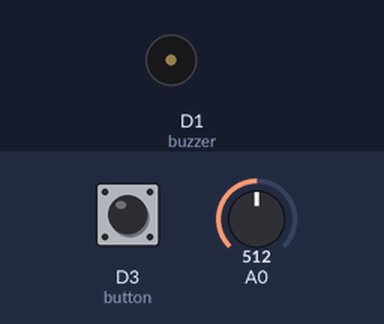
The sketch below on a simulated ESP8266 (NodeMCU). On the bench: buzzer (waves = sounding, pin HIGH). The inputs (shaded band) are chosen by the test bench; at power-on: A0 = 512, D3 (button) HIGH. WiFi joins after 1.5 s; servers stay silent unless stated; network time is answered at once with the bench clock; the local clock reads 2024-03-15 10:24:30 at power-on unless the sketch sets it; what the sketch prints to the serial monitor is not drawn.

Above: at 3.1 s.
3.2 s: A0 set to 0
At 4.0 s:
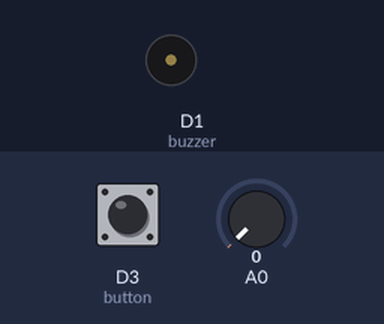
5.6 s: A0 set to 122
At 9.0 s:
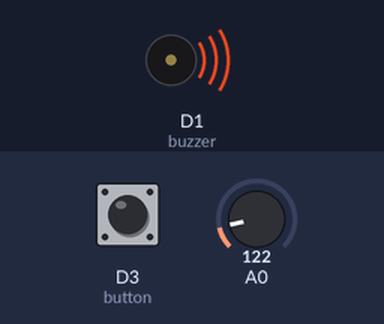
9.6 s: D3 (button) pulled LOW for 0.15 s
At 13.2 s:
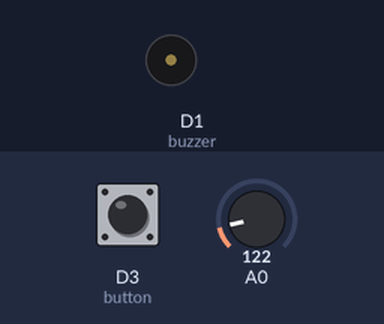
13.6 s: D3 (button) pulled LOW for 1 s
At 17.3 s:
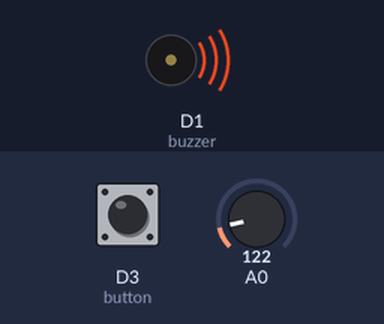
17.6 s: D3 (button) pulled LOW for 3.2 s
At 20.5 s:
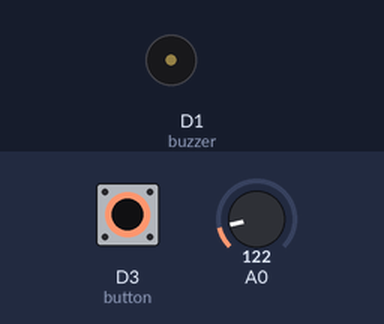
Timing chart, 0 to 22.0 s (numbered marks = the images above; inputs shaded):
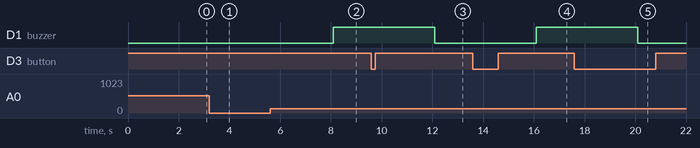

The sketch:

asm.ino
```cpp
#define BLYNK_TEMPLATE_ID "TMPL6IOs2nTcs"
#define BLYNK_TEMPLATE_NAME "Project"
#define BLYNK_AUTH_TOKEN "TR9FrIhBsVspemp8_0JtmB5n5-D90O7b"

// Blynk and WifiManager
#define BLYNK_PRINT Serial
#include <BlynkSimpleEsp8266.h>
#include <WiFiManager.h>
#include <ESP8266WiFi.h>

// Firebase
#include <Firebase_ESP_Client.h>
#include <NTPClient.h>
#include <WiFiUdp.h>
#include "addons/TokenHelper.h"
#include "addons/RTDBHelper.h"

#define API_KEY "AIzaSyDgFtVxGlrK_i6Ate1QCwc3-xjGqS63kxU"
#define DATABASE_URL "https://database-76c8a-default-rtdb.asia-southeast1.firebasedatabase.app/"

WiFiUDP ntpUDP;
NTPClient timeClient(ntpUDP, "pool.ntp.org");

FirebaseData fbdo;
FirebaseAuth fauth;
FirebaseConfig config;
FirebaseJson json;

char auth[] = BLYNK_AUTH_TOKEN;
WiFiManager wifiMn;
bool signupOK = false;
int buzzer = D1; // D1
int mucCanhbao;
BlynkTimer timer;
int timerID1, timerID2;
int mq2_value;
int button = 0; // D3
boolean buttonState = HIGH;
boolean runMode = 1; // Bật/tắt chế độ cảnh báo
boolean canhbaoState = 0;
WidgetLED led(V0);

void configModeCallback(WiFiManager *myWiFiManager){
  Serial.println("Entered config mode");
  Serial.println(WiFi.softAPIP());
  Serial.println(myWiFiManager->getConfigPortalSSID());
}

void setup() {
  Serial.begin(115200);
  delay(100);
  timeClient.begin();
  timeClient.setTimeOffset(25200);
  pinMode(button, INPUT_PULLUP);
  pinMode(buzzer, OUTPUT);
  digitalWrite(buzzer, LOW); // Tắt buzzer
  timerID1 = timer.setInterval(4000L, handleTimerID1);

  wifiMn.resetSettings();
  if (!wifiMn.autoConnect("Ho Minh")) {
    Serial.println("Failed to connect and hit timeout");
    ESP.reset();
    delay(1000);
  }
  else
  {
    Serial.println("Connected to Wi-Fi");
  }

  config.api_key = API_KEY;
  config.database_url = DATABASE_URL;

  if (Firebase.signUp(&config, &fauth, "", "")){
    Serial.println("ok");
    signupOK = true;
  }else{
    Serial.printf("%s\n", config.signer.signupError.message.c_str());
  }

  Firebase.begin(&config, &fauth);
  Firebase.reconnectWiFi(true);

  // Blynk
  Blynk.config(BLYNK_AUTH_TOKEN);
  Blynk.connect();
}

String sensorPath = "/sensor";
String databasePath = "/Asm";
String parentPath;

void loop() {
  Blynk.run();
  timer.run();
  if (digitalRead(button) == LOW) {
    if (buttonState == HIGH) {
      buttonState = LOW;
      runMode = !runMode;
      Serial.println("Run mode: " + String(runMode));
      Blynk.virtualWrite(V4, runMode);
      delay(200);
    }
  } else {
    buttonState = HIGH;
  }
}

String getDatetime() {
    timeClient.update();
    time_t epochTime = timeClient.getEpochTime();
    struct tm *ptm = gmtime((time_t *)&epochTime);
    return String(ptm->tm_mday) + "_" + String(ptm->tm_year + 1900) + " " + timeClient.getFormattedTime();
}

void handleTimerID1() {
  mq2_value = analogRead(A0);
  Blynk.virtualWrite(V1,mq2_value);
  if(led.getValue()) {
    led.off();
  } else {
    led.on();
  }
  if(runMode==1){
    if(mq2_value>mucCanhbao){
      if(canhbaoState==0){
        canhbaoState=1;
        timerID2 = timer.setTimeout(1000L,handleTimerID2);
      }
      digitalWrite(buzzer,HIGH);
      Blynk.virtualWrite(V3,HIGH);
      Serial.println("Đã bật cảnh báo!");
    }else{
      digitalWrite(buzzer,LOW);
      Blynk.virtualWrite(V3,LOW);
      Serial.println("Đã tắt cảnh báo!");
    }
  }else{
    canhbaoState=0;
    digitalWrite(buzzer,LOW);
    Blynk.virtualWrite(V3,LOW);
    Serial.println("Đã tắt cảnh báo!");
  }
  if (Firebase.ready() && signupOK) {
    String datetime = getDatetime();
    Serial.print("time: ");
    parentPath = databasePath + "/" + datetime;

    // set the JSON strings for sensor
    json.set( sensorPath.c_str(), mq2_value);

    // send data to the real-time database
    if (Firebase.RTDB.setJSON(&fbdo, parentPath.c_str(), &json)) {
      Serial.println("PASSED");
      Serial.println("PATH: " + fbdo.dataPath());
      Serial.println("TYPE: " + fbdo.dataType());
    } else {
      Serial.println("FAILED");
      Serial.println("REASON: " + fbdo.errorReason());
    }
  }
}

void handleTimerID2() {
  canhbaoState=0;
}

BLYNK_CONNECTED() {
  Blynk.syncVirtual(V2, V4);
}

BLYNK_WRITE(V2) {
  mucCanhbao = param.asInt();
}

BLYNK_WRITE(V4) {
  runMode = param.asInt();
}
```

Measured:
- after the input at 3.2 s, D1 (buzzer): stays LOW (without the input it goes to HIGH after 0.90 s)
- after the input at 5.6 s, D1 (buzzer): LOW → HIGH after 2.5 s
- after the input at 9.6 s, D1 (buzzer): HIGH → LOW after 2.5 s
- after the input at 13.6 s, D1 (buzzer): LOW → HIGH after 2.5 s
- after the input at 17.6 s, D1 (buzzer): HIGH → LOW after 2.5 s
